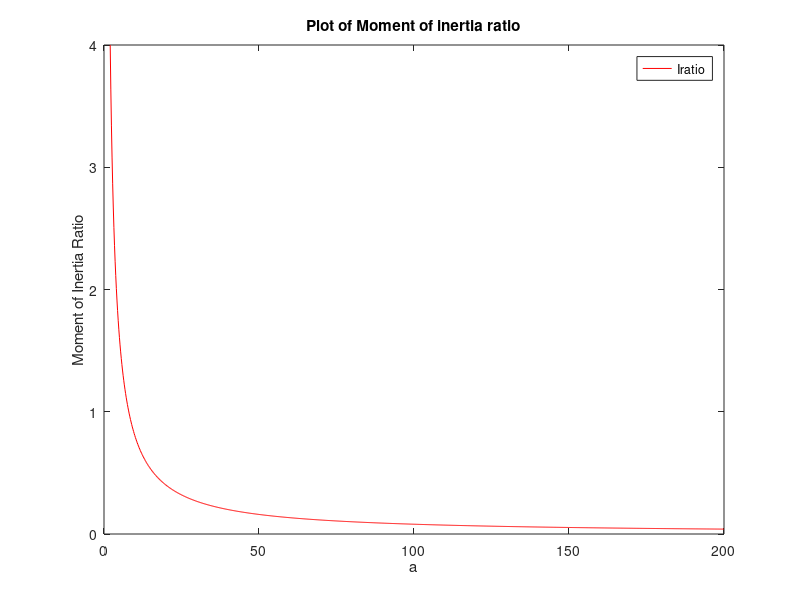

Here is the MATLAB script that generated this plot:
n = linspace(2, 200, 1000);
t = 1;
a = n*t;

Ihollow = ( 2 * (a.^3)) ./ 3;
Isolid = ( (a.^ 4) ) ./ 12;
Iratio = Ihollow./Isolid;

plot(a , Iratio, 'r')

xlabel('a')
ylabel('Moment of Inertia Ratio')
title('Plot of Moment of inertia ratio')
legend('Iratio')

hold off
